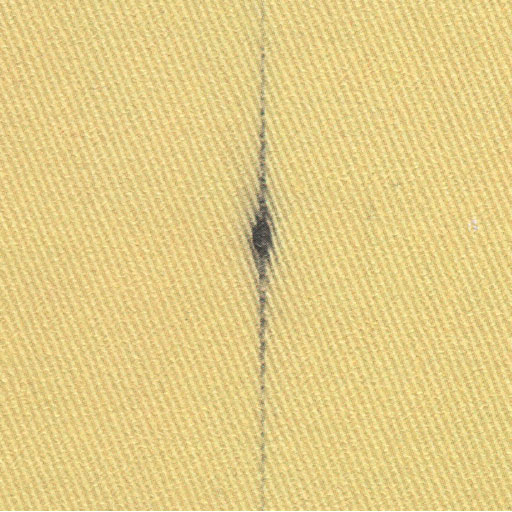
%> input picture code/matlab code/Im (18).jpg, 512 x 512 px
$ octave new_method_wavelet.m   (GNU Octave 9; MATLAB toolbox functions it lacks are replaced by stand-ins)
%> lines starting %> are read from the running program, lines starting %| are printed output that depends on the picture; in (x1, y1, x2, y2) boxes, pixels count from 0 and x2, y2 are one past the last pixel; in counts of white or black regions, pixels touching at a corner belong together; the program's own positions count from 1
%> further down, I is the input picture: size 512x512x3 uint8; mean R, G, B 227.9, 205.4, 135.5
### code/matlab code/preprocess.m
function I=preprocess(I)
I=im2double(I);
%> I: size 512x512x3 double
I=rgb2gray(I);% convert 2 gray
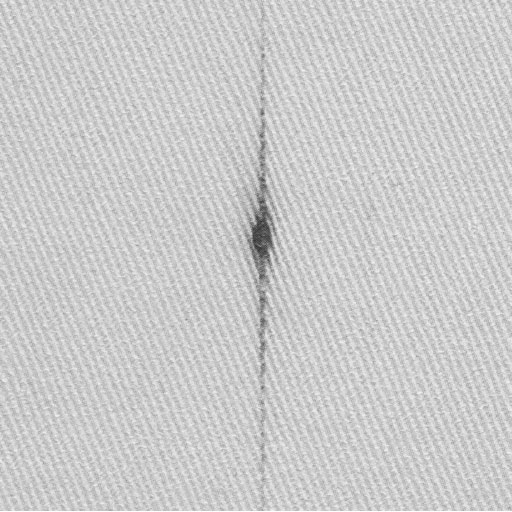
%> I: size 512x512 double; min 0.18, max 1, mean 0.801
K=imadjust(I); % improve contrast
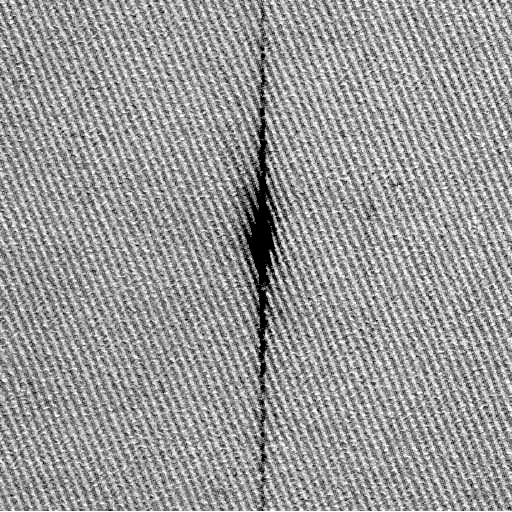
%> K: size 512x512 double; min 0, max 1, mean 0.605
I=medfilt2(K,[5 5]);
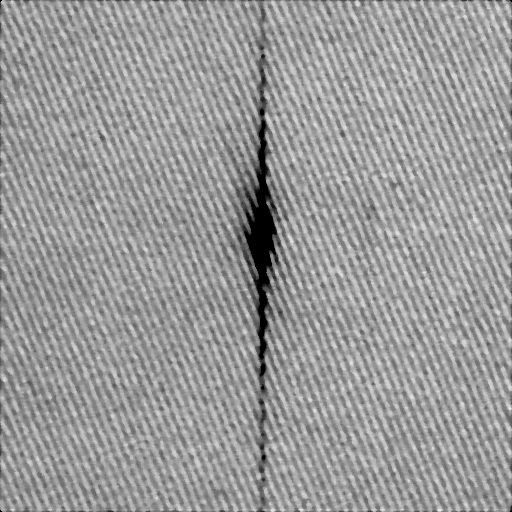
%> I: size 512x512 double; min 0, max 0.911, mean 0.606

### code/matlab code/new_method_wavelet.m
%main
clear all
close all
clc

%% preprocessing

I=imread('Im (18).jpg');% read image
% tru_I=imread('Imt (18).jpg');% read ground truth image for calculate error
I1=preprocess(I);% pre processing image
subplot(1,2,1)
imshow(I)
title('Original Image')
subplot(1,2,2)
imshow(I1)
title('Image after preprocessing')

% Otsu
level=graythresh(I1);
%> level = 0.6
I_b=im2bw(I1,level);
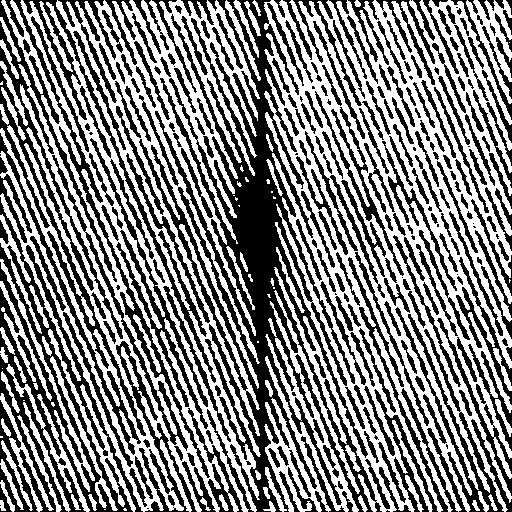
%> I_b: size 512x512 logical; 52.7% white; 288 black regions (30 under 20 px), largest, box (x1, y1, x2, y2) and area: (139, 0, 382, 512) 31141, (0, 197, 143, 512) 11369, (0, 0, 146, 436) 7233
figure,
subplot(1,2,1)
imshow(I1)
title('Original Image')
subplot(1,2,2)
imhist(I1)% show histogram of image
title('Histogram of Original Image ')
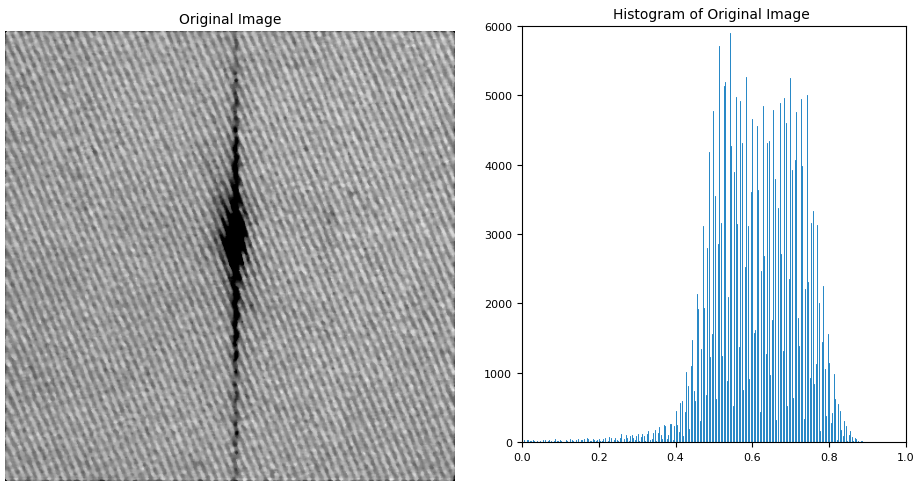
%> figure redrawn from the program's plot data, 2 panels

%% new method
S=size(I1);
%> S = [512 512]
pixel=S(1)*S(2);
%> pixel = 262144

V=reshape(I1,[1 pixel]);
%> (the run ends here)

$ run again, with code/matlab code/Im (10).jpg copied over code/matlab code/Im (18).jpg
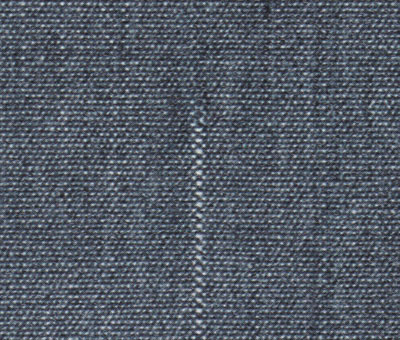
%> input picture code/matlab code/Im (10).jpg, 400 x 340 px
%> I is the input picture: size 340x400x3 uint8; mean R, G, B 82.4, 89.9, 101.1
%> level = 0.318
%> `I_b=im2bw(I1,level);`:
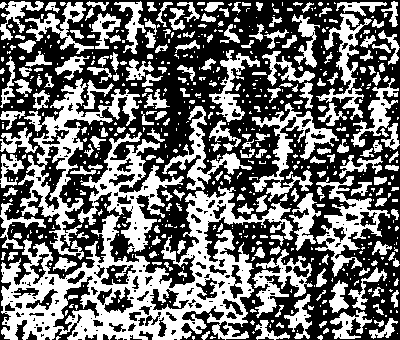
%> I_b: size 340x400 logical; 43.2% white; 643 white regions (424 under 20 px), largest, box (x1, y1, x2, y2) and area: (1, 186, 293, 340) 15797, (18, 78, 140, 260) 4682, (78, 132, 184, 254) 3616
%> `title('Histogram of Original Image ')`:
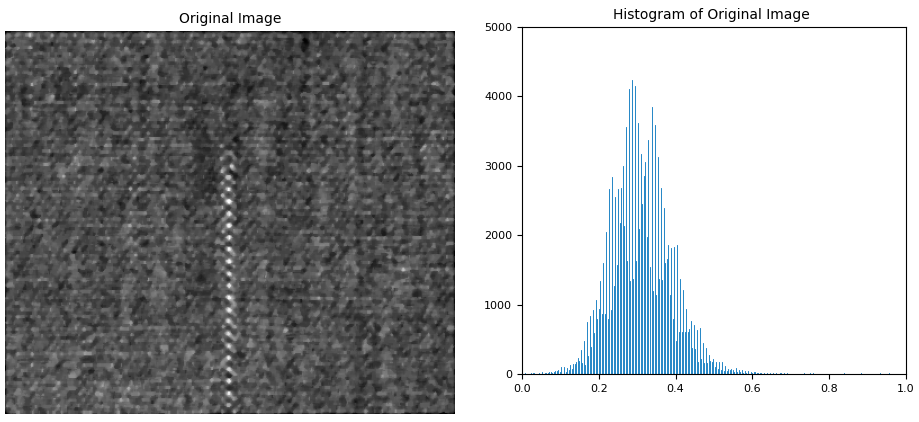
%> figure redrawn from the program's plot data, 2 panels

$ run again, with code/matlab code/Im (11).jpg copied over code/matlab code/Im (18).jpg
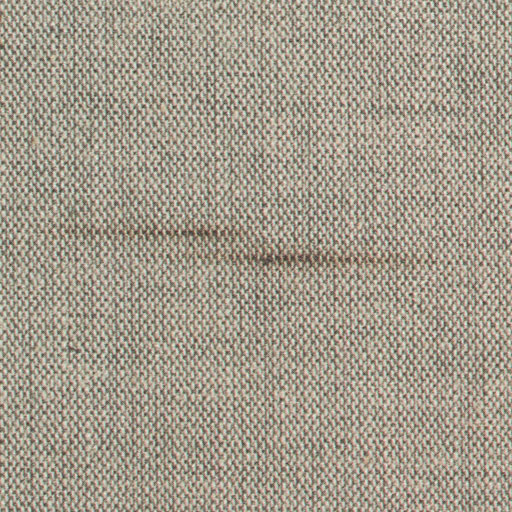
%> input picture code/matlab code/Im (11).jpg, 512 x 512 px
%> I is the input picture: size 512x512x3 uint8; mean R, G, B 163.1, 155.1, 140.3
%> level = 0.518
%> `I_b=im2bw(I1,level);`:
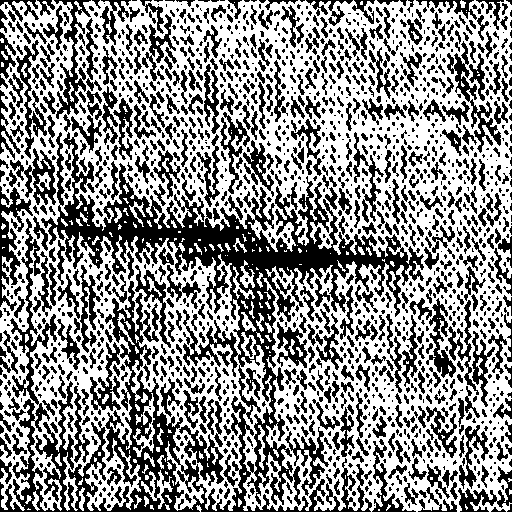
%> I_b: size 512x512 logical; 55.9% white; 1681 black regions (974 under 20 px), largest, box (x1, y1, x2, y2) and area: (0, 132, 424, 512) 38057, (0, 186, 33, 311) 1372, (447, 41, 501, 153) 1222
%> `title('Histogram of Original Image ')`:
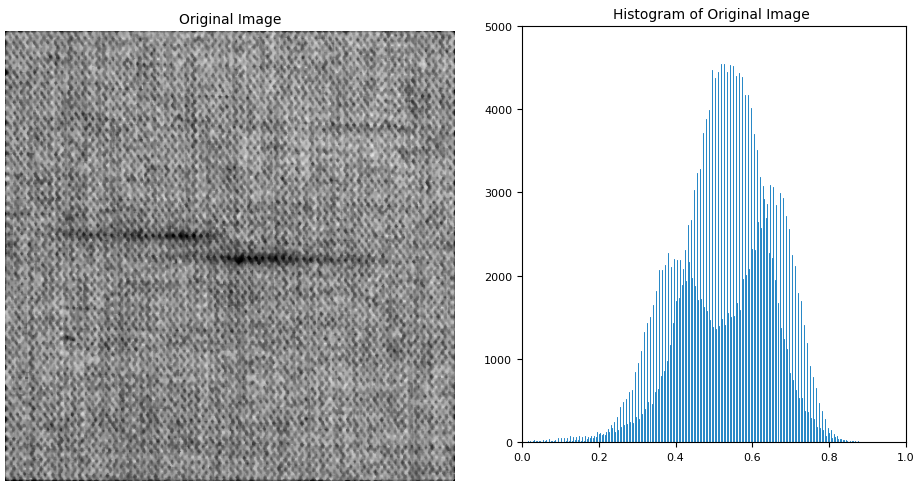
%> figure redrawn from the program's plot data, 2 panels

$ run again, with code/matlab code/Im (12).jpg copied over code/matlab code/Im (18).jpg
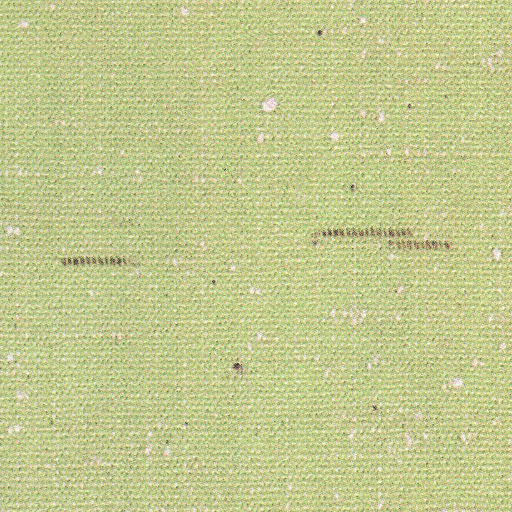
%> input picture code/matlab code/Im (12).jpg, 512 x 512 px
%> I is the input picture: size 512x512x3 uint8; mean R, G, B 195.1, 201.1, 142.5
%> level = 0.545
%> `I_b=im2bw(I1,level);`:
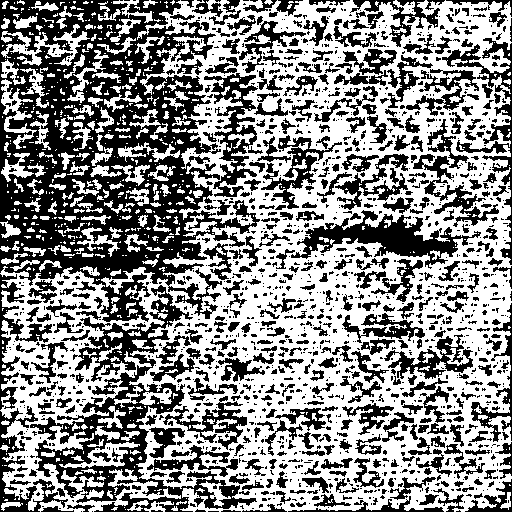
%> I_b: size 512x512 logical; 54.5% white; 1565 black regions (1118 under 20 px), largest, box (x1, y1, x2, y2) and area: (0, 0, 260, 322) 39757, (30, 285, 257, 512) 11287, (291, 210, 481, 269) 3831
%> `title('Histogram of Original Image ')`:
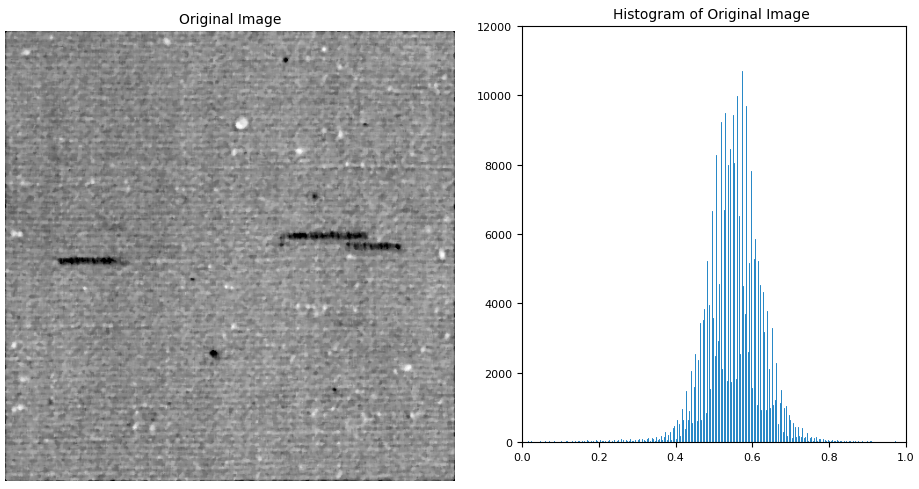
%> figure redrawn from the program's plot data, 2 panels
